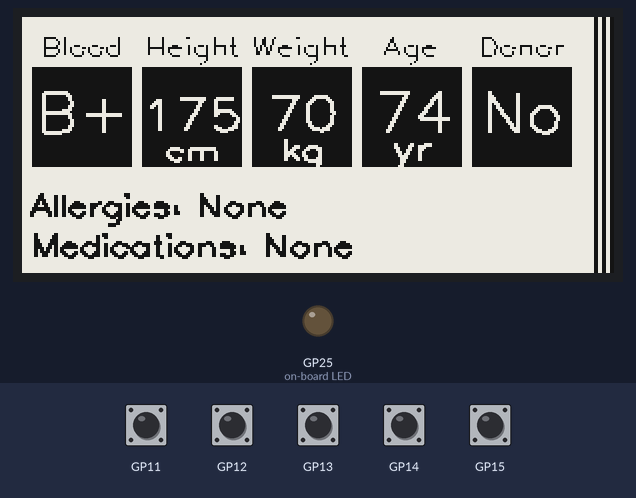
A program run on a simulated Raspberry Pi Pico running MicroPython. Shown: 296×128 one-colour display, output pins drawn as LEDs (lit = HIGH). The inputs (shaded band) are chosen by the test bench. Files the program writes start out absent; files that are not in the repository are absent; what the program prints to the serial console is not drawn.

Above: at 1.2 s.
1.3 s: button DOWN pressed for 0.15 s
At 2.6 s:
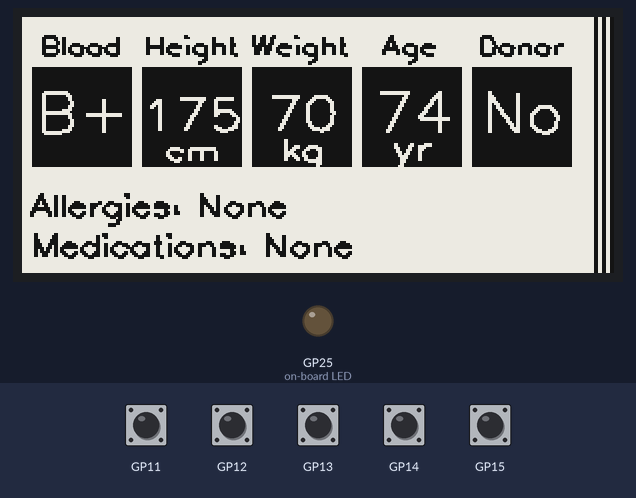
3.6 s: button C pressed for 0.15 s
Timing chart, 0 to 6.6 s (numbered marks = the images above; inputs shaded):
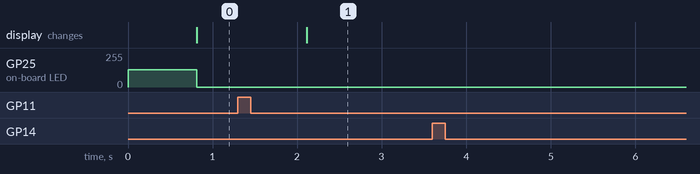

Measured:
- after the input at 1.3 s, the display: changes after 0.82 s (image 1)
- after the input at 3.6 s, every drawn part: stays the same

The program:

medical.py
```python
# Badge Platform papa - hardware platform v3.0
# (2022-2024)
#
# medical.py : v1.1-refactor 0.0.0

import badger2040
import gfx

# Default title and key/value file
MEDICAL_FILE = "medical.txt"

# Default medical information text
DEFAULT_TEXT = """Name: John Doe
Date of Birth: 01-01-1950
Blood Type: B+
Allergies: None
Medications: None
Length: 175 cm
Weight: 70 kg
Donor: No
Current year: 2024
"""

# Open the medical info file
try:
    badge = open(MEDICAL_FILE, "r")
    medical_info = badge.readlines()
    badge.close()
except OSError:
    with open(MEDICAL_FILE, "w") as f:
        f.write(DEFAULT_TEXT)
        f.flush()
    medical_info = DEFAULT_TEXT.splitlines()

# Ensure there are exactly 9 lines in the medical_info
while len(medical_info) < 9:
    medical_info.append("")

# Extract relevant information
name = medical_info[0].split(": ")[1].strip() if len(medical_info) > 0 else "John Doe"
dob = medical_info[1].split(": ")[1].strip() if len(medical_info) > 1 else "01-06-1974"
blood_type = medical_info[2].split(": ")[1].strip() if len(medical_info) > 2 else "B+"
allergies = medical_info[3].split(": ")[1].strip() if len(medical_info) > 3 else "None"
medications = medical_info[4].split(": ")[1].strip() if len(medical_info) > 4 else "None"
height = medical_info[5].split(": ")[1].strip() if len(medical_info) > 5 else "185 cm"
weight = medical_info[6].split(": ")[1].strip() if len(medical_info) > 6 else "81 kg"
donor = medical_info[7].split(": ")[1].strip() if len(medical_info) > 7 else "No"
current_year = int(medical_info[8].split(": ")[1].strip()) if len(medical_info) > 8 else 2024

# Global variables
WIDTH = badger2040.WIDTH  # 296
HEIGHT = badger2040.HEIGHT  # 128

MENU_TEXT_SIZE = 0.5
LEFT_PADDING = 5
SQUARE_PADDING = 5
TOP_PADDING = 15
DESCRIPTION_PADDING = 10  # Additional padding for descriptions
DESCRIPTION_FONT_SIZE = 0.5  # Font size for descriptions
BLOOD_TYPE_SQUARE_SIZE = 50  # Fixed size of the square for blood type
BLOOD_TYPE_FONT_SIZE = 1.0  # Fixed font size for the blood type
HEIGHT_FONT_SIZE = 0.85  # Fixed font size for the height
WEIGHT_FONT_SIZE = 0.9  # Fixed font size for the weight
INFO_TEXT_SIZE = 0.6  # Font size for the allergies and medications
AGE_FONT_SIZE = 1.0  # Fixed font size for the age
LINE_THICKNESS = 2  # Thickness of the vertical lines

# Function to draw a filled square
def draw_filled_square(x, y, size):
    display.pen(0)  # Black color for filling the square
    display.thickness(2)
    display.rectangle(x, y, size, size)  # Draw the filled square

# Draw text centered within a square
def draw_centered_text(text, x, y, square_size, font_size):
    display.pen(15)  # White color for the text
    text_width = int(display.measure_text(text, font_size))
    text_height = int(font_size * 10)  # Rough estimate of height based on font size
    text_x = x + (square_size - text_width) // 2 + 1
    text_y = y + (square_size - text_height) // 2 + 4  # Adjusted for better centering
    display.text(text, text_x, text_y, font_size)

# Draw height with units centered within a square
def draw_height(x, y, square_size):
    height_value = height.split()[0]  # Extract the height value
    height_unit = height.split()[1]  # Extract the height unit
    draw_centered_text(height_value, x, y, square_size, HEIGHT_FONT_SIZE)
    unit_y = y + BLOOD_TYPE_SQUARE_SIZE // 3  # Position the unit below the value
    draw_centered_text(height_unit, x, unit_y, square_size, HEIGHT_FONT_SIZE * 0.7)  # Smaller font size for the unit

# Draw weight with units centered within a square
def draw_weight(x, y, square_size):
    weight_value = weight.split()[0]  # Extract the weight value
    weight_unit = weight.split()[1]  # Extract the weight unit
    draw_centered_text(weight_value, x, y, square_size, WEIGHT_FONT_SIZE)
    unit_y = y + BLOOD_TYPE_SQUARE_SIZE // 3  # Position the unit below the value
    draw_centered_text(weight_unit, x, unit_y, square_size, WEIGHT_FONT_SIZE * 0.7)  # Smaller font size for the unit

# Calculate age based on date of birth
def calculate_age(dob, current_year):
    day, month, year = map(int, dob.split('-'))
    has_had_birthday = (month, day) <= (6, 1)  # Check if birthday has occurred this year
    age = current_year - year - (not has_had_birthday)
    return str(age)

# Draw the age with units centered within a square
def draw_age(x, y, square_size):
    age = calculate_age(dob, current_year)
    draw_centered_text(age, x, y, square_size, AGE_FONT_SIZE)
    unit_y = y + BLOOD_TYPE_SQUARE_SIZE // 3  # Position the unit below the value
    draw_centered_text("yr", x, unit_y, square_size, AGE_FONT_SIZE * 0.7)  # Smaller font size for the unit

# Draw the descriptions above the squares
def draw_descriptions():
    descriptions = ["Blood", "Height", "Weight", "Age", "Donor"]
    x_positions = [
        LEFT_PADDING,
        LEFT_PADDING + BLOOD_TYPE_SQUARE_SIZE + SQUARE_PADDING,
        LEFT_PADDING + 2 * (BLOOD_TYPE_SQUARE_SIZE + SQUARE_PADDING),
        LEFT_PADDING + 3 * (BLOOD_TYPE_SQUARE_SIZE + SQUARE_PADDING),
        LEFT_PADDING + 4 * (BLOOD_TYPE_SQUARE_SIZE + SQUARE_PADDING)
    ]
    y_position = TOP_PADDING

    display.pen(0)  # Set pen to black color for descriptions
    for i, description in enumerate(descriptions):
        text_width = int(display.measure_text(description, DESCRIPTION_FONT_SIZE))
        text_x = x_positions[i] + (BLOOD_TYPE_SQUARE_SIZE - text_width) // 2
        display.text(description, text_x, y_position, DESCRIPTION_FONT_SIZE)

# Draw the top row of squares
def draw_top_row():
    x_positions = [
        LEFT_PADDING,
        LEFT_PADDING + BLOOD_TYPE_SQUARE_SIZE + SQUARE_PADDING,
        LEFT_PADDING + 2 * (BLOOD_TYPE_SQUARE_SIZE + SQUARE_PADDING),
        LEFT_PADDING + 3 * (BLOOD_TYPE_SQUARE_SIZE + SQUARE_PADDING),
        LEFT_PADDING + 4 * (BLOOD_TYPE_SQUARE_SIZE + SQUARE_PADDING)
    ]
    y_position = TOP_PADDING + DESCRIPTION_PADDING

    # Draw the squares
    for x in x_positions:
        draw_filled_square(x, y_position, BLOOD_TYPE_SQUARE_SIZE)

    # Draw the text in the squares
    draw_centered_text(blood_type, x_positions[0], y_position, BLOOD_TYPE_SQUARE_SIZE, BLOOD_TYPE_FONT_SIZE)
    draw_height(x_positions[1], y_position, BLOOD_TYPE_SQUARE_SIZE)
    draw_weight(x_positions[2], y_position, BLOOD_TYPE_SQUARE_SIZE)
    draw_age(x_positions[3], y_position, BLOOD_TYPE_SQUARE_SIZE)
    draw_centered_text(donor, x_positions[4], y_position, BLOOD_TYPE_SQUARE_SIZE, BLOOD_TYPE_FONT_SIZE)

# Draw the medical information below the top row of squares
def draw_medical_info():
    y_position = TOP_PADDING + BLOOD_TYPE_SQUARE_SIZE + DESCRIPTION_PADDING + 20  # Adjust this value to place the text below the squares
    display.pen(0)
    display.thickness(2)
    display.text(f"Allergies: {allergies}", LEFT_PADDING, y_position, INFO_TEXT_SIZE)
    y_position += 20
    display.text(f"Medications: {medications}", LEFT_PADDING, y_position, INFO_TEXT_SIZE)

# Draw two vertical lines on the right side
def draw_vertical_lines():
    line_x_positions = [WIDTH - 9,WIDTH - 5, WIDTH - 1]  # Position 20 and 10 pixels from the right edge
    for x in line_x_positions:
        display.pen(0)  # Set pen to black color for lines
        display.thickness(LINE_THICKNESS)
        display.line(x, 0, x, HEIGHT)  # Draw vertical line

# Create a new Badger and set it to update FAST
display = badger2040.Badger2040()
graphics = gfx.GFX(296, 128, display.pixel)
display.led(128)

# Variable e-INK screen update speeds
changed = not badger2040.woken_by_button()

if changed:
    display.update_speed(badger2040.UPDATE_FAST)
    badger2040.system_speed(badger2040.SYSTEM_TURBO)
else:
    display.update_speed(badger2040.UPDATE_TURBO)
    badger2040.system_speed(badger2040.SYSTEM_NORMAL)

# Main program loop
while True:
    if display.pressed(badger2040.BUTTON_UP):
        changed = True

    if display.pressed(badger2040.BUTTON_DOWN):
        changed = True

    if display.pressed(badger2040.BUTTON_C):
        print("Button C pressed")

    if changed:
        display.pen(15)
        display.clear()
        draw_descriptions()
        draw_top_row()
        draw_medical_info()
        draw_vertical_lines()  # Add the vertical lines on the right side
        display.update()
        changed = False
        display.led(0)

    display.halt()
```
